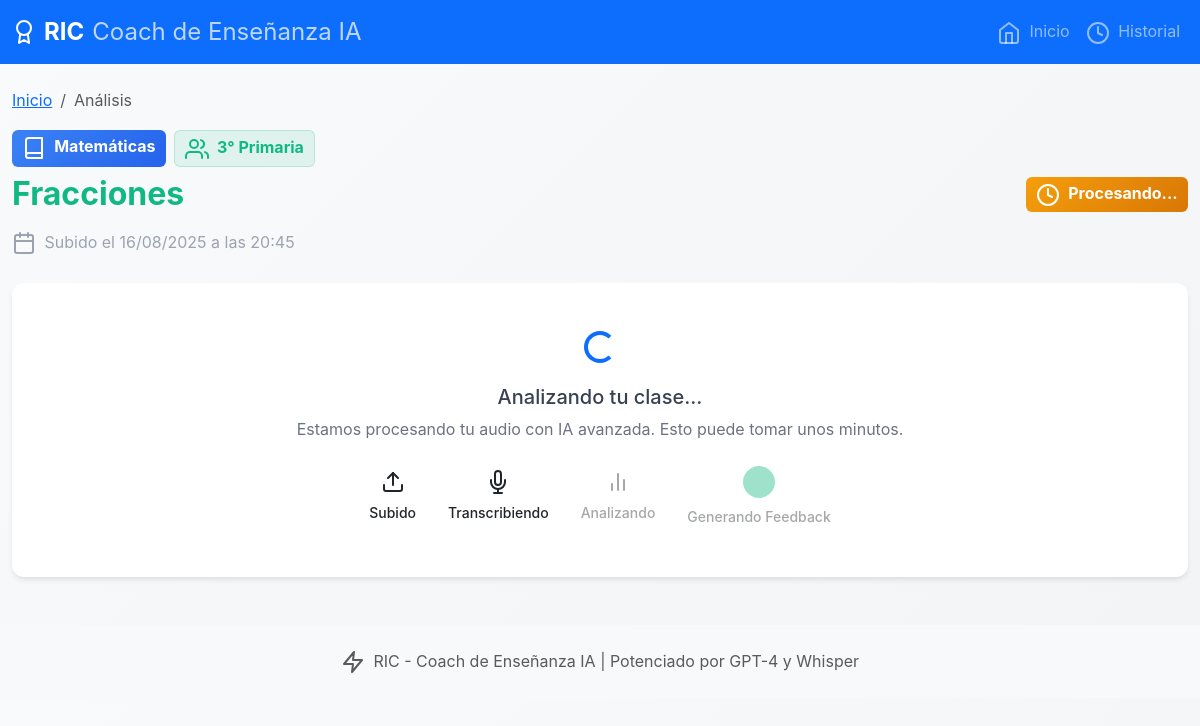
Screenshot of /analyze/4 with the database file from the repository.
### models.py (models this page shows, shortened)
class AudioAnalysis(db.Model):
    id = db.Column(db.Integer, primary_key=True)
    filename = db.Column(db.String(255), nullable=False)
    original_filename = db.Column(db.String(255), nullable=False)
    upload_timestamp = db.Column(db.DateTime, default=datetime.utcnow)
    analysis_timestamp = db.Column(db.DateTime)
    subject = db.Column(db.String(100))  # Materia/asignatura
    grade_level = db.Column(db.String(50))  # Grado escolar
    lesson_topic = db.Column(db.String(255))  # Tema de la clase
    additional_context = db.Column(db.Text)  # Contexto adicional
    transcription_text = db.Column(db.Text)
    transcription_data = db.Column(db.Text)  # JSON string for detailed transcription
    prosody_data = db.Column(db.Text)  # JSON string for prosodic metrics
    ric_feedback = db.Column(db.Text)  # JSON string for AI-generated feedback
    status = db.Column(db.String(50), default='uploaded')  # uploaded, processing, completed, error
    error_message = db.Column(db.Text)

### routes.py (the view, shortened to what this page needs)
@app.route('/analyze/<int:analysis_id>')
def analyze(analysis_id):
    analysis = AudioAnalysis.query.get_or_404(analysis_id)
    return render_template('analysis.html', analysis=analysis)

### templates/analysis.html (shortened to what this page needs)
{% extends "base.html" %}
{% block content %}
<div class="container my-4">
    <div class="row mb-4">
        <div class="col-12">
            <nav aria-label="breadcrumb">
                <ol class="breadcrumb">
                    <li class="breadcrumb-item"><a href="{{ url_for('index') }}">Inicio</a></li>
                    <li class="breadcrumb-item active">Análisis</li>
                </ol>
            </nav>
            <div class="d-flex align-items-center justify-content-between">
                <div>
                    {% if analysis.subject or analysis.grade_level or analysis.lesson_topic %}
                    <div class="educational-context-header mb-3">
                        <div class="d-flex flex-wrap gap-2 mb-2">
                            {% if analysis.subject %}
                            <span class="badge bg-subject-{{ analysis.subject|replace(' ', '_')|replace('/', '_')|lower }} fs-6">
                                <i data-feather="book" class="me-1"></i>
                                {{ analysis.subject }}
                            </span>
                            {% endif %}
                            {% if analysis.grade_level %}
                            <span class="badge bg-grade fs-6">
                                <i data-feather="users" class="me-1"></i>
                                {{ analysis.grade_level }}
                            </span>
                            {% endif %}
                        </div>
                        {% if analysis.lesson_topic %}
                        <h1 class="h2 mb-1 lesson-topic">{{ analysis.lesson_topic }}</h1>
                        {% endif %}
                    </div>
                    {% endif %}
                    <p class="text-soft mb-1">
                        <i data-feather="calendar" class="me-1"></i>
                        Subido el {{ analysis.upload_timestamp.strftime('%d/%m/%Y a las %H:%M') }}
                    </p>
                </div>
                <div class="status-badge">
                    <span class="badge status-badge-{% if analysis.status == 'completed' %}success{% elif analysis.status == 'error' %}danger{% elif analysis.status == 'processing' %}warning{% else %}secondary{% endif %} fs-6">
                        {% if analysis.status == 'completed' %}
                            <i data-feather="check-circle" class="me-1"></i>
                            Análisis Completado
                        {% elif analysis.status == 'error' %}
                            <i data-feather="alert-circle" class="me-1"></i>
                            Error en el Análisis
                        {% elif analysis.status == 'processing' %}
                            <i data-feather="clock" class="me-1"></i>
                            Procesando...
                        {% else %}
                            <i data-feather="upload" class="me-1"></i>
                            Subido
                        {% endif %}
                    </span>
                </div>
            </div>
        </div>
    </div>
    {% if analysis.status == 'processing' %}
    <div class="row">
        <div class="col-12">
            <div class="card">
                <div class="card-body text-center py-5">
                    <div class="spinner-border text-primary mb-3" role="status"></div>
                    <h5>Analizando tu clase...</h5>
                    <p class="text-secondary">
                        Estamos procesando tu audio con IA avanzada. Esto puede tomar unos minutos.
                    </p>
                    <div class="progress-steps mt-4">
                        <div class="step completed">
                            <i data-feather="upload"></i>
                            <span>Subido</span>
                        </div>
                        <div class="step processing">
                            <i data-feather="mic"></i>
                            <span>Transcribiendo</span>
                        </div>
                        <div class="step">
                            <i data-feather="bar-chart-2"></i>
                            <span>Analizando</span>
                        </div>
                        <div class="step">
                            <i data-feather="brain"></i>
                            <span>Generando Feedback</span>
                        </div>
                    </div>
                </div>
            </div>
        </div>
    </div>
    {% endif %}
</div>
{% endblock %}

### static/css/style.css (style rules this page uses)
:root { --primary-color: #10b981; --secondary-color: #6b7280; --success-color: #059669; --warning-color: #f59e0b; --danger-color: #ef4444; --accent-color: #8b5cf6; --light-gray: #f9fafb; --medium-gray: #e5e7eb; --text-primary: #374151; --text-secondary: #6b7280; --text-soft: #9ca3af; --educational-blue: #3b82f6; --educational-orange: #f97316; --educational-red: #ef4444; --educational-pink: #ec4899; --educational-indigo: #6366f1; --educational-cyan: #06b6d4; --border-radius: 12px; --box-shadow: 0 4px 6px -1px rgba(0, 0, 0, 0.08), 0 2px 4px -1px rgba(0, 0, 0, 0.04); }
body { font-family: 'Inter', -apple-system, BlinkMacSystemFont, 'Segoe UI', sans-serif; color: var(--text-primary); background: linear-gradient(135deg, #f9fafb 0%, #f3f4f6 100%); line-height: 1.6; }
.text-soft { color: var(--text-soft) !important; }
.text-secondary { color: var(--text-secondary) !important; }
h1, h2, h3, h4, h5, h6 { color: var(--text-primary); }
.lesson-topic { color: var(--primary-color); font-weight: 700; margin-bottom: 0.5rem; }
.container { max-width: 1200px; }
.card { border: none; border-radius: var(--border-radius); box-shadow: var(--box-shadow); transition: transform 0.2s ease, box-shadow 0.2s ease; }
.status-badge { font-size: 0.9rem; }
.progress-steps { display: flex; justify-content: center; align-items: center; gap: 2rem; margin-top: 2rem; }
.step { display: flex; flex-direction: column; align-items: center; gap: 0.5rem; opacity: 0.4; transition: opacity 0.3s ease; }
.step.completed, .step.processing { opacity: 1; }
.step i { width: 32px; height: 32px; padding: 8px; background: var(--primary-color); color: white; border-radius: 50%; }
.step span { font-size: 0.875rem; font-weight: 500; }
.spinner-border { width: 2rem; height: 2rem; }
.bg-subject-matemáticas { background: linear-gradient(135deg, var(--educational-blue), #2563eb) !important; color: white !important; }
.bg-grade { background: rgba(16, 185, 129, 0.1) !important; color: var(--primary-color) !important; border: 1px solid rgba(16, 185, 129, 0.2); }
.status-badge-warning { background: linear-gradient(135deg, var(--warning-color), #d97706) !important; color: white !important; border: none; }

### rows the page displays
AudioAnalysis: subject "Matemáticas", grade_level "3° Primaria", lesson_topic "Fracciones", upload_timestamp "16/08/2025 a las 20:45"
